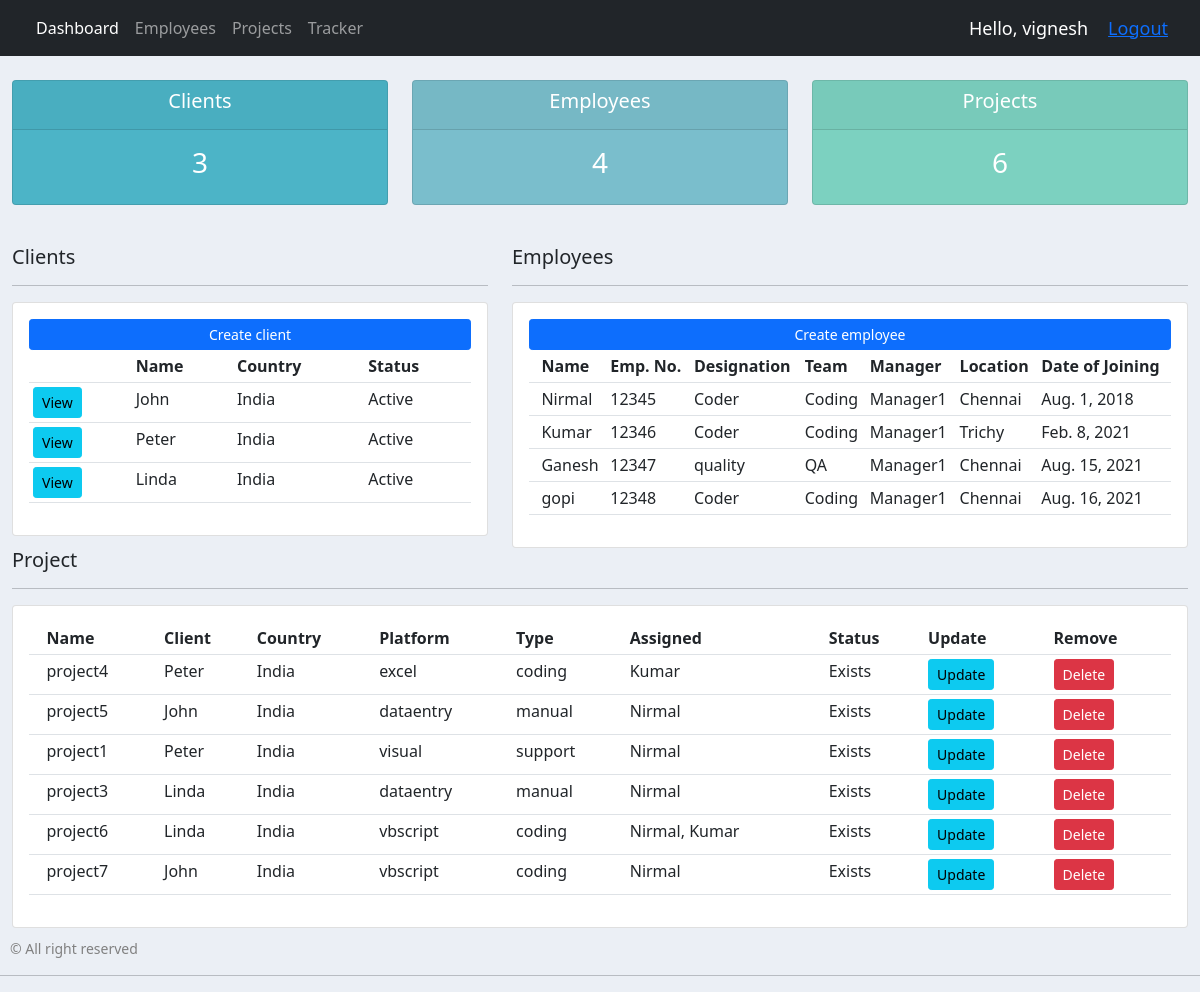
The app's page / (signed in), older data.
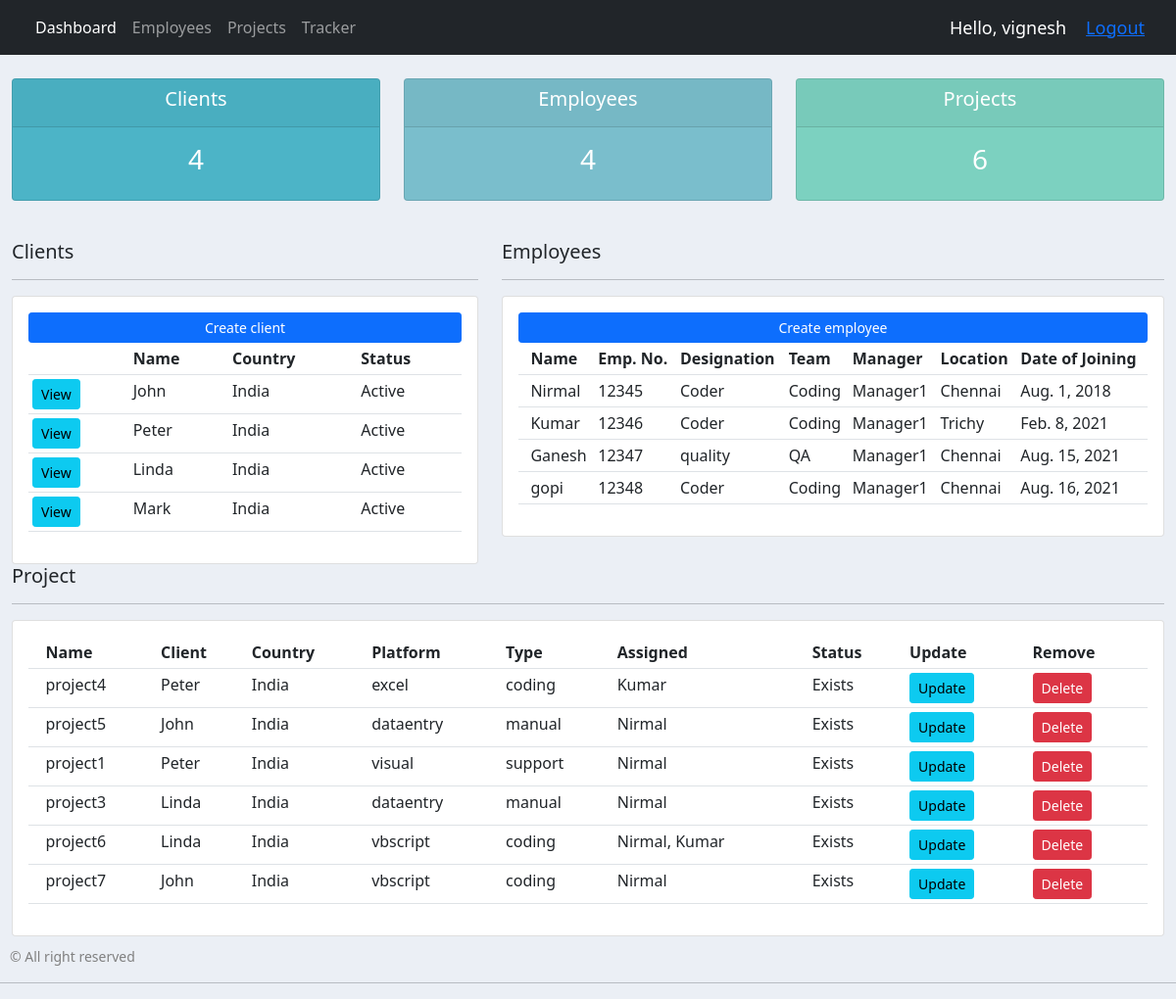
The same page, newer data.
### jobs/models.py (models this page shows, shortened)
class Client(models.Model):
    STATUS = (
        ('Active', 'Active'),
        ('Not Active', 'Not Active'),
    )
    name = models.CharField(max_length=200, null=True)
    country = models.CharField(max_length=200, null=True)
    email = models.CharField(max_length=200, null=True)
    phone = models.CharField(max_length=200, null=True)
    status = models.CharField(max_length=200, null=True, choices=STATUS)
    date_created = models.DateTimeField(auto_now_add=True, null=True)
    def __str__(self):
        return self.name

class Employee(models.Model):
    user = models.OneToOneField(User, null=True, on_delete=models.CASCADE, blank=True)
    name = models.CharField(max_length=200, null=True)
    empNum = models.IntegerField(null=True)
    designation  = models.CharField(max_length=200, null=True)
    team  = models.CharField(max_length=200, null=True)
    manager  = models.CharField(max_length=200, null=True)
    location  = models.CharField(max_length=200, null=True)
    email = models.CharField(max_length=200, null=True, blank=True)
    doj = models.DateField(null=True, blank=True)
    dor = models.DateField(null=True, blank=True)
    def __str__(self):
        return self.name

class Project(models.Model):
    PROJECTSTATUS = (
        ('Exists', 'Exists'),
        ('Not Exists', 'Not Exists'),
    )
    name = models.CharField(max_length=200, null=True)
    client = models.ForeignKey(Client, null=True, on_delete=models.SET_NULL)
    country = models.CharField(max_length=200, null=True)
    platform = models.CharField(max_length=200, null=True)
    type = models.CharField(max_length=200, null=True)
    handled = models.ManyToManyField(Employee)
    status = models.CharField(max_length=200, null=True, choices=PROJECTSTATUS)
    date_created = models.DateTimeField(auto_now_add=True, null=True)

### jobs/decorators.py (the view)
    def wrapper_func(request, *args, **kwargs):
        group = None
        if request.user.groups.exists():
            group = request.user.groups.all()[0].name
        if group == 'employee':
            return redirect('user-page')
        elif group == 'admin':
            return view_func(request, *args, **kwargs)
        else:
            return

### jobs/views.py (called while the page is built)
@login_required(login_url='login')
@admin_only
def home(request):
    clients = Client.objects.all()
    projects = Project.objects.all()
    employees = Employee.objects.all()
    total_clients = clients.filter(status='Active').count()
    total_employees = employees.count()
    total_jobs = projects.filter(status='Exists').count()
    context = {'clients':clients, 'projects':projects, 'employees':employees,\
        'total_clients':total_clients, 'total_employees':total_employees, 'total_jobs':total_jobs}
    return render(request, 'jobs/dashboard.html', context=context)

### jobs/templates/jobs/dashboard.html
{% extends 'jobs/main.html' %}
{% block content %}
{% include 'jobs/status.html' %}
<br>
<div class="row">
    <div class="col-md-5">
        <h5>Clients</h5>
        <hr>
        <div class="card card-body">
            <a class="btn btn-primary btn-sm btn-block" href="{% url 'create_client' %}">Create client</a>
            <table class="table table-sm">
                <tr>
                    <th></th>
                    <th>Name</th>
                    <th>Country</th>
                    <th>Status</th>
                </tr>
                {% for client in clients %}
                    <tr>
                        <td><a class="btn btn-sm btn-info" href="{% url 'client' client.id %}">View</a></td>
                        <td>{{client.name}}</td>
                        <td>{{client.country}}</td>
                        <td>{{client.status}}</td>
                    </tr>
                {% endfor %}
            </table>
        </div>
    </div>
    <div class="col-md-7">
        <h5>Employees</h5>
        <hr>
        <div class="card card-body">
            <a class="btn btn-primary btn-sm btn-block" href="{% url 'create_employee' %}">Create employee</a>
            <table class="table table-sm">
                <tr>
                    <th></th>
                    <th>Name</th>
                    <th>Emp. No.</th>
                    <th>Designation</th>
                    <th>Team</th>
                    <th>Manager</th>
                    <th>Location</th>
                    <th>Date of Joining</th>
                </tr>
                {% for emp in employees %}
                    <tr>
                        <td></td>
                        <td>{{emp.name}}</td>
                        <td>{{emp.empNum}}</td>
                        <td>{{emp.designation}}</td>
                        <td>{{emp.team}}</td>
                        <td>{{emp.manager}}</td>
                        <td>{{emp.location}}</td>
                        <td>{{emp.doj}}</td>
                    </tr>
                {% endfor %}
            </table>
        </div>
    </div>
</div>
<div class="row">
    <div class="col">
        <h5>Project</h5>
        <hr>
        <div class="card card-body">
            <table class="table table-sm">
                <tr>
                    <th></th>
                    <th>Name</th>
                    <th>Client</th>
                    <th>Country</th>
                    <th>Platform</th>
                    <th>Type</th>
                    <th>Assigned</th>
                    <th>Status</th>
                    <th>Update</th>
                    <th>Remove</th>
                </tr>
                {% for proj in projects %}
                    <tr>
                        <td></td>
                        <td>{{proj.name}}</td>
                        <td>{{proj.client}}</td>
                        <td>{{proj.country}}</td>
                        <td>{{proj.platform}}</td>
                        <td>{{proj.type}}</td>
                        <td>{{proj.handled.all|join:", "}}</td>
                        <td>{{proj.status}}</td>
                        <td><a class="btn btn-sm btn-info" href="{% url 'update_project' proj.id %}">Update</a></td>
                        <td><a class="btn btn-sm btn-danger" href="{% url 'delete_function' proj.id 'project' %}">Delete</a></td>
                    </tr>
                {% endfor %}
            </table>
        </div>
    </div>
</div>
{% endblock content %}

Row changes from the older to the newer data that the page shows:
added Client: name "Mark", country "India", status "Active"
Text that changed along with them:
{{ total_clients }}: "3" → "4"
